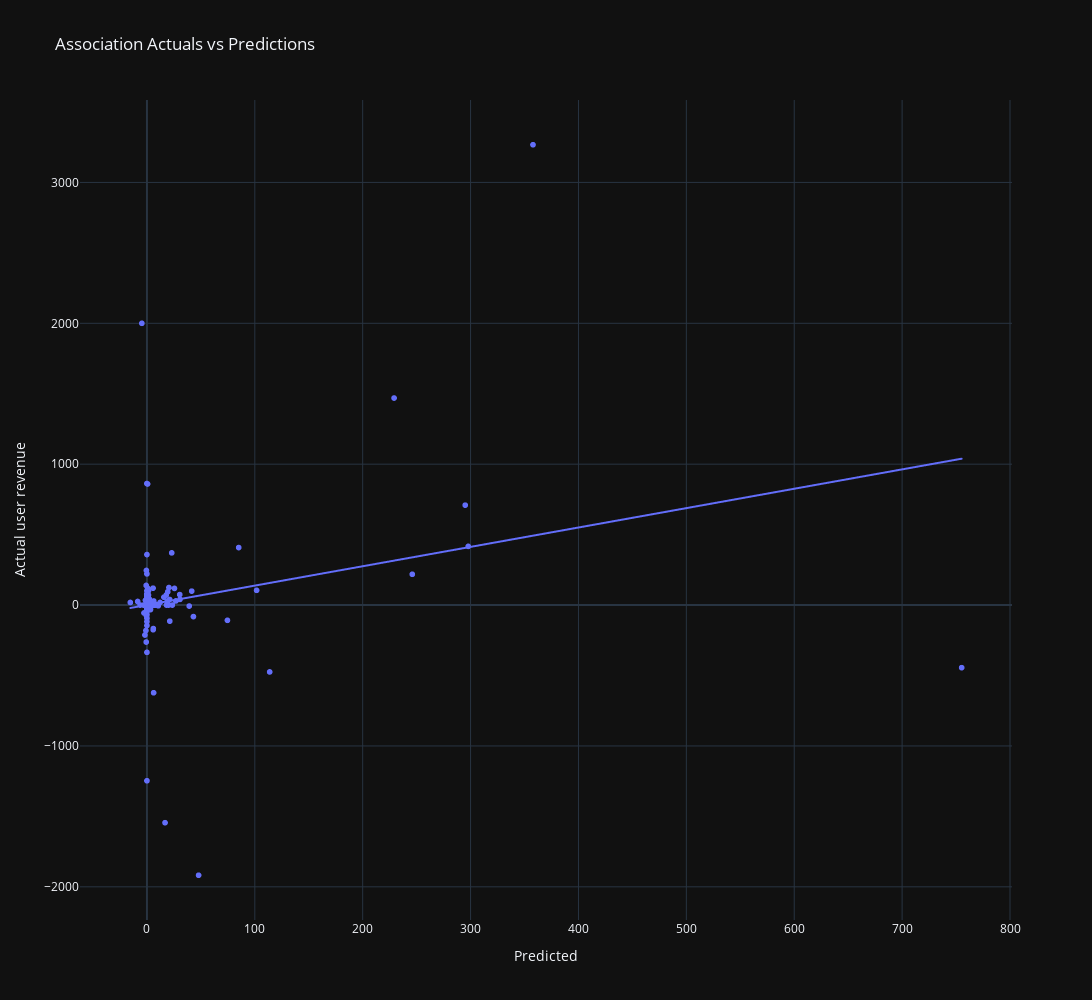

Notebook code for this chart:
### Code cell
import pandas as pd
import plotly.express as px

# Assuming reset_df is your DataFrame
pdf = pd.DataFrame({'y_test': df_plus[f'd7_28_increment'].values, 'predictions': predictions})

# Create a scatter plot with color-coded categories
fig = px.scatter(pdf, x = 'predictions', y = 'y_test', title = 'Association Actuals vs Predictions', trendline='ols',
                 labels = {'predictions': 'X-axis Label', 'y_test': 'Y-axis Label'},
                 template = 'plotly_dark',  # Choose a dark template for a professional look
                 hover_data = ['predictions', 'y_test'],  # Additional information on hover
                #  marginal_x = 'box',  # Display box plot on the x-axis
                #  marginal_y = 'violin'  # Display violin plot on the y-axis
                 )

# Customize the layout
fig.update_layout(
    width = 1500,  # Set the width in pixels
    height = 1000,  # Set the height in pixels
    xaxis = dict(title_text = 'Predicted'),
    yaxis = dict(title_text = 'Actual user revenue'),
    legend = dict(title = 'Legend Title'),
    showlegend = True
)

# Show the plot

### Figure 1 — Plotly figure (JSON) as saved in the notebook; plotly's stock layout.template omitted (floating-point values rounded to 4 significant figures; data arrays with more than 128 entries replaced by an {"elided": "..."} marker saying what was removed)
{"data": [{"hovertemplate": "X-axis Label=%{x}<br>Y-axis Label=%{y}<extra></extra>", "legendgroup": "", "marker": {"color": "#636efa", "symbol": "circle"}, "mode": "markers", "name": "", "showlegend": false, "type": "scattergl", "x": {"elided": "3000 float values"}, "xaxis": "x", "y": {"elided": "3000 float values"}, "yaxis": "y"}, {"hovertemplate": "<b>OLS trendline</b><br>y_test = 1.37519 * predictions + 0.42786<br>R<sup>2</sup>=0.068473<br><br>X-axis Label=%{x}<br>Y-axis Label=%{y} <b>(trend)</b><extra></extra>", "legendgroup": "", "marker": {"color": "#636efa", "symbol": "circle"}, "mode": "lines", "name": "", "showlegend": false, "type": "scattergl", "x": {"elided": "3000 float values"}, "xaxis": "x", "y": {"elided": "3000 float values"}, "yaxis": "y"}], "layout": {"height": 1000, "legend": {"title": {"text": "Legend Title"}, "tracegroupgap": 0}, "showlegend": true, "title": {"text": "Association Actuals vs Predictions"}, "width": 1500, "xaxis": {"anchor": "y", "domain": [0, 1], "title": {"text": "Predicted"}}, "yaxis": {"anchor": "x", "domain": [0, 1], "title": {"text": "Actual user revenue"}}}}
